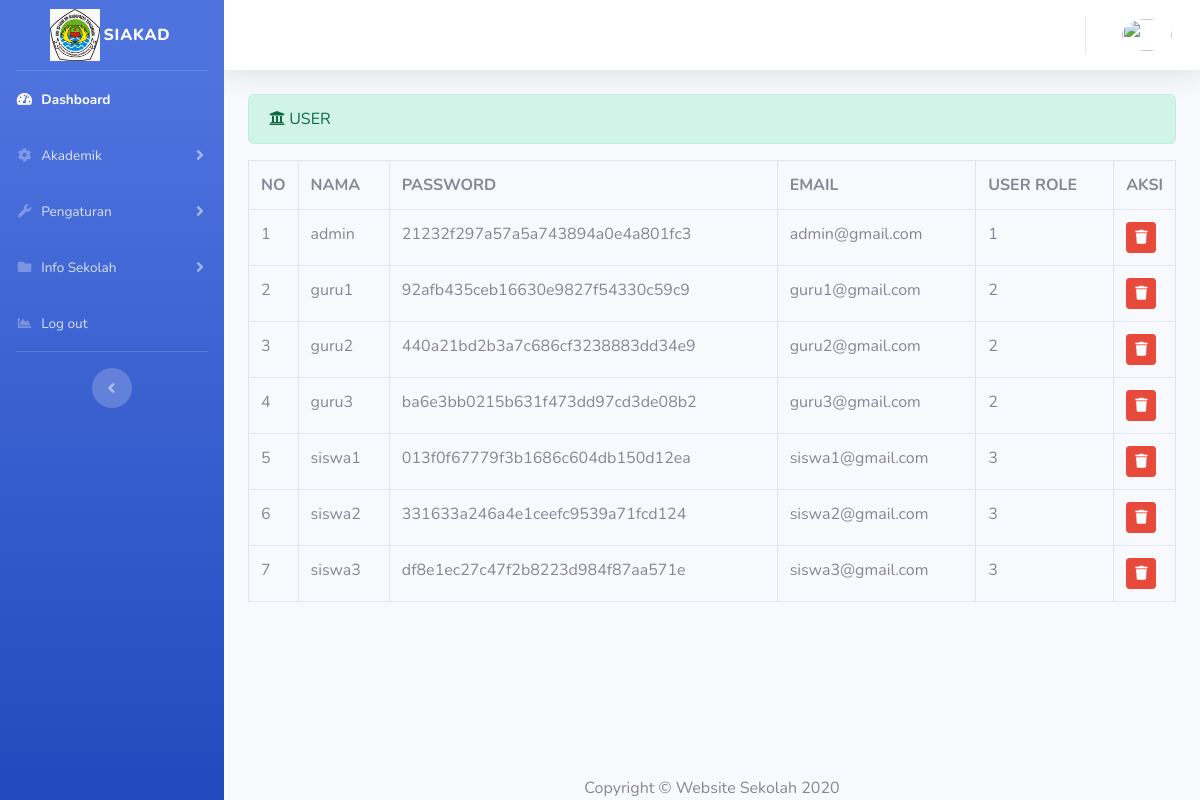
Page /index.php/administrator/user on the committed database.
### tables this page shows
CREATE TABLE `user` (
  `id` int(11) NOT NULL,
  `username` varchar(225) NOT NULL,
  `password` varchar(225) NOT NULL,
  `email` varchar(225) NOT NULL,
  `is_active` int(11) NOT NULL,
  `role_id` int(11) NOT NULL,
  `date_created` varchar(225) NOT NULL,
  `image` varchar(225) NOT NULL
);

### application/controllers/administrator/user.php (called while the page is built, shortened)
<?php
class User extends CI_Controller
{
    public function index()
    {
        $data = $this->user_model->ambil_data($this->session->userdata['username']);
        $data = array(  'username' => $data->username,
                        'role_id' => $data->role_id,
                    );
        $data['user'] = $this->user_model->tampil_data('user')->result();
        $this->load->view('templates_administrator/header');
        $this->load->view('templates_administrator/sidebar',$data);
        $this->load->view('administrator/user',$data);
        $this->load->view('templates_administrator/footer');
    }
}

### index.php (called while the page is built, shortened)
<?php
require_once BASEPATH.'core/CodeIgniter.php';

### application/models/user_model.php (called while the page is built, shortened)
<?php
class User_model extends CI_Model
{
    public function ambil_data($id)
    {
        $this->db->where('username',$id);
        return $this->db->get('user')->row();
    }
    public function tampil_data($table)
    {
        return $this->db->get($table);
    }
}
?>

### application/views/administrator/user.php (the view, shortened to what this page needs)
<div class="container-fluid">
<div class="alert alert-success" role="alert">
    <i class="fas fa-university"></i> USER
</div>
<table class="table table-bordered table=striped table-hover">
  <tr>
    <th>NO</th>
    <th>NAMA</th>
    <th>PASSWORD</th>
    <th>EMAIL</th>
    <th>USER ROLE</th>
    <th>AKSI</th>
  </tr>
  <?php
  $no = 1;
  foreach ($user as $s) : ?>
    <tr>
      <td width="20px"><?php echo $no++ ?></td>
      <td><?php echo $s->username ?></td>
      <td><?php echo $s->password ?></td>
      <td><?php echo $s->email ?></td>
      <td><?php echo $s->role_id ?></td>
      <td width="20px"><?php echo anchor('administrator/user/delete/'.$s->id,'<div class="btn btn-sm btn-danger"><i class="fa fa-trash"></i></div></td>')?>
    </tr>
  <?php endforeach; ?>
  </table>
</div>
</div>
<div class="container my-auto">
    <div class="copyright text-center my-auto">
      <span>Copyright © Website Sekolah 2020</span>
    </div>
  </div>

### rows in the picture
user: username "admin", password "21232f297a57a5a743894a0e4a801fc3", email "admin@gmail.com", role "1"
user: username "guru1", password "92afb435ceb16630e9827f54330c59c9", email "guru1@gmail.com", role "2"
user: username "guru2", password "440a21bd2b3a7c686cf3238883dd34e9", email "guru2@gmail.com", role "2"
user: username "guru3", password "ba6e3bb0215b631f473dd97cd3de08b2", email "guru3@gmail.com", role "2"
user: username "siswa1", password "013f0f67779f3b1686c604db150d12ea", email "siswa1@gmail.com", role "3"
user: username "siswa2", password "331633a246a4e1ceefc9539a71fcd124", email "siswa2@gmail.com", role "3"
user: username "siswa3", password "df8e1ec27c47f2b8223d984f87aa571e", email "siswa3@gmail.com", role "3"
